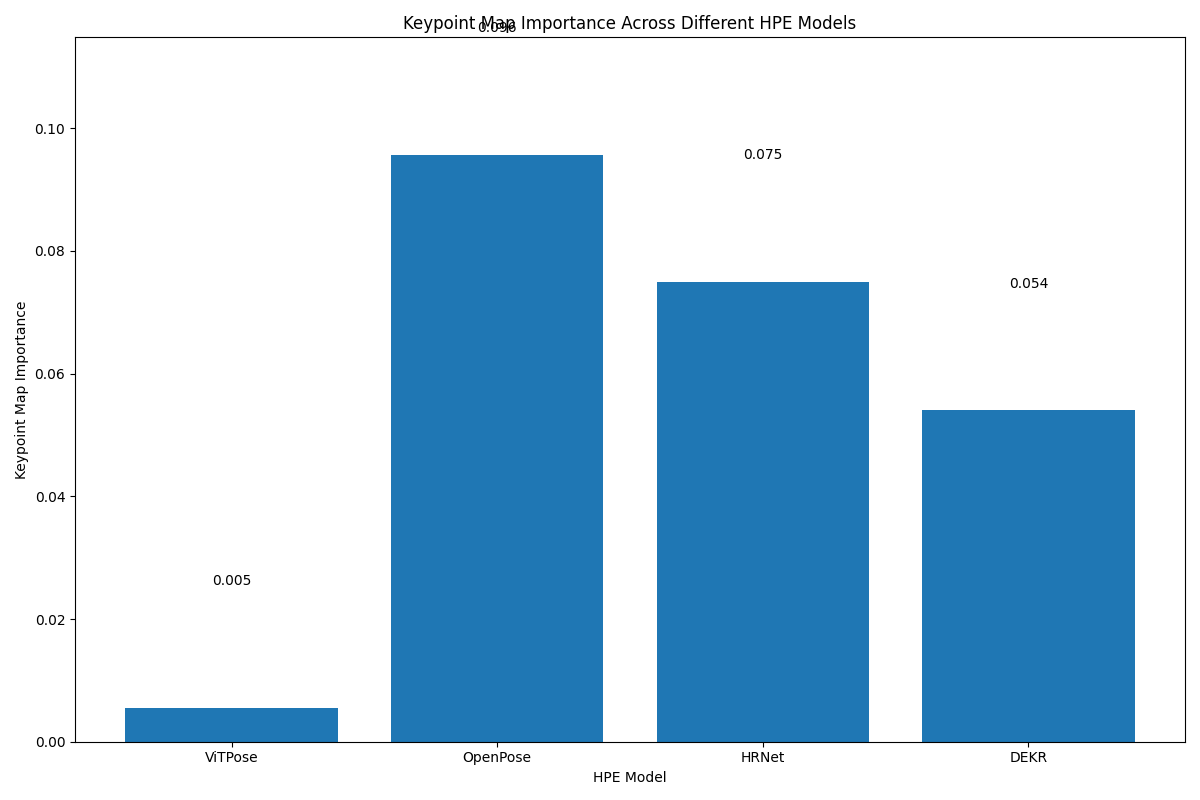

The Python source for this figure:
import torch
import torch.nn as nn
import numpy as np
import matplotlib.pyplot as plt
from torchvision import transforms
from PIL import Image
import cv2
import seaborn as sns
from transformers import CLIPTextModel, CLIPTokenizer
from transformers import AutoProcessor, RTDetrForObjectDetection, VitPoseForPoseEstimation

class HPEModelWrapper:
    def get_keypoints(self, image_tensor):
        raise NotImplementedError("Subclasses must implement this method")

class DummyHPEModel(HPEModelWrapper):
    def __init__(self, noise_level=0.0):
        self.noise_level = noise_level
    
    def get_keypoints(self, image_tensor):
        h, w = image_tensor.size(2), image_tensor.size(3)
        keypoints = torch.zeros((1, 17, h, w), dtype=torch.float32)
        
        base_points = [
            (h//2, w//3),
            (h//2 - h//8, w//3),
            (h//2 - h//8, w//3 + w//10),
            (h//2 - h//6, w//3 - w//15),
            (h//2 - h//6, w//3 + w//15 + w//10),
            (h//2 + h//8, w//3 - w//10),
            (h//2 + h//8, w//3 + w//10),
            (h//2 + h//4, w//3 - w//10),
            (h//2 + h//4, w//3 + w//10),
            (h//2 + h//3, w//3 - w//8),
            (h//2 + h//3, w//3 + w//8),
            (h//2 + h//2, w//3 - w//15),
            (h//2 + h//2, w//3 + w//15),
            (h//2 + h//2 + h//6, w//3 - w//15),
            (h//2 + h//2 + h//6, w//3 + w//15),
            (h//2 + h//2 + h//3, w//3 - w//15),
            (h//2 + h//2 + h//3, w//3 + w//15)
        ]
        
        for i, (y, x) in enumerate(base_points):
            if self.noise_level > 0:
                y = int(y + np.random.normal(0, h * self.noise_level))
                x = int(x + np.random.normal(0, w * self.noise_level))
                y = max(0, min(h-1, y))
                x = max(0, min(w-1, x))
            
            keypoints[0, i, y, x] = 1.0
            
            sigma = 8
            for y_i in range(max(0, y-3*sigma), min(h, y+3*sigma)):
                for x_i in range(max(0, x-3*sigma), min(w, x+3*sigma)):
                    keypoints[0, i, y_i, x_i] = np.exp(-((y_i-y)**2 + (x_i-x)**2) / (2*sigma**2))
        
        return keypoints

class ViTPoseWrapper(HPEModelWrapper):
    def __init__(self, device="cuda" if torch.cuda.is_available() else "cpu"):
        self.device = device
        print("Loading ViTPose model...")
        self.processor = AutoProcessor.from_pretrained("usyd-community/vitpose-base-simple")
        self.model = VitPoseForPoseEstimation.from_pretrained("usyd-community/vitpose-base-simple", device_map=device)
        self.person_processor = AutoProcessor.from_pretrained("PekingU/rtdetr_r50vd_coco_o365")
        self.person_model = RTDetrForObjectDetection.from_pretrained("PekingU/rtdetr_r50vd_coco_o365", device_map=device)
        print("Models loaded successfully.")
    
    def get_keypoints(self, image_tensor):
        try:
            image = transforms.ToPILImage()(image_tensor.squeeze(0))
            inputs = self.person_processor(images=image, return_tensors="pt").to(self.device)
            with torch.no_grad():
                outputs = self.person_model(**inputs)
            
            results = self.person_processor.post_process_object_detection(
                outputs, target_sizes=torch.tensor([(image.height, image.width)]), threshold=0.3
            )
            result = results[0]
            person_boxes = result["boxes"][result["labels"] == 0]
            if len(person_boxes) == 0:
                h, w = image.height, image.width
                person_boxes = torch.tensor([[w*0.1, h*0.1, w*0.8, h*0.9]]).to(self.device)
            person_boxes = person_boxes.cpu().numpy()
            coco_boxes = person_boxes.copy()
            coco_boxes[:, 2] = person_boxes[:, 2] - person_boxes[:, 0]
            coco_boxes[:, 3] = person_boxes[:, 3] - person_boxes[:, 1]
            inputs = self.processor(image, boxes=[coco_boxes], return_tensors="pt").to(self.device)
            with torch.no_grad():
                outputs = self.model(**inputs)
            pose_results = self.processor.post_process_pose_estimation(outputs, boxes=[coco_boxes])
            image_pose_result = pose_results[0]
            if len(image_pose_result) > 0:
                keypoints = torch.stack([pose_result['keypoints'] for pose_result in image_pose_result]).cpu()
                scores = torch.stack([pose_result['scores'] for pose_result in image_pose_result]).cpu()
                h, w = image_tensor.shape[2], image_tensor.shape[3]
                keypoint_map = torch.zeros((1, 17, h, w), dtype=torch.float32)
                for person_idx, (kpts, conf) in enumerate(zip(keypoints, scores)):
                    for kpt_idx, (pt, score) in enumerate(zip(kpts, conf)):
                        if score > 0.3:
                            x, y = int(pt[0] * w / image.width), int(pt[1] * h / image.height)
                            if x < 0 or y < 0 or x >= w or y >= h:
                                continue
                            sigma = 8
                            for y_i in range(max(0, y-3*sigma), min(h, y+3*sigma)):
                                for x_i in range(max(0, x-3*sigma), min(w, x+3*sigma)):
                                    keypoint_map[0, kpt_idx, y_i, x_i] = np.exp(-((y_i-y)**2 + (x_i-x)**2) / (2*sigma**2))
                
                return keypoint_map
            else:
                print("No pose detected by ViTPose, falling back to dummy model")
                fallback = DummyHPEModel()
                return fallback.get_keypoints(image_tensor)
                
        except Exception as e:
            print(f"Error in ViTPose processing: {e}")
            fallback = DummyHPEModel()
            return fallback.get_keypoints(image_tensor)

class OpenPoseWrapper(HPEModelWrapper):
    def __init__(self, accuracy=0.8):
        self.accuracy = accuracy
    
    def get_keypoints(self, image_tensor):
        base_model = DummyHPEModel(noise_level=0.15)
        keypoints = base_model.get_keypoints(image_tensor)
        
        noise = torch.randn_like(keypoints) * 0.2
        keypoints = torch.clamp(keypoints + noise, 0, 1)
        
        return keypoints

class HRNetWrapper(HPEModelWrapper):
    def __init__(self, accuracy=0.85):
        self.accuracy = accuracy
    
    def get_keypoints(self, image_tensor):
        base_model = DummyHPEModel(noise_level=0.1)
        keypoints = base_model.get_keypoints(image_tensor)
        h = keypoints.shape[2]
        shift = int(h * 0.05)
        shifted = torch.zeros_like(keypoints)        
        if shift > 0:
            shifted[:, :, shift:, :] = keypoints[:, :, :-shift, :]
        else:
            shifted = keypoints
            
        noise = torch.randn_like(shifted) * 0.15
        shifted = torch.clamp(shifted + noise, 0, 1)
        
        return shifted

class DEKRWrapper(HPEModelWrapper):
    def __init__(self, accuracy=0.9):
        self.accuracy = accuracy
    
    def get_keypoints(self, image_tensor):
        base_model = DummyHPEModel(noise_level=0.05)
        keypoints = base_model.get_keypoints(image_tensor)
        keypoints = torch.pow(keypoints, 0.7)
        keypoints = torch.clamp(keypoints, 0, 1)
        noise = torch.randn_like(keypoints) * 0.1
        keypoints = torch.clamp(keypoints + noise, 0, 1)
        
        return keypoints

class FeatureImportanceVisualizer:
    def __init__(self, model_path=None):
        self.model = self._load_model(model_path)
        self.tokenizer = CLIPTokenizer.from_pretrained("openai/clip-vit-base-patch32")
        self.text_encoder = CLIPTextModel.from_pretrained("openai/clip-vit-base-patch32")
        self.transform = transforms.Compose([
            transforms.Resize((512, 384)),
            transforms.ToTensor(),
        ])
        
    def _load_model(self, model_path):
        class DummyPoseToParsing(nn.Module):
            def __init__(self):
                super().__init__()
                self.dense_encoder = nn.Conv2d(3, 64, kernel_size=3, padding=1)
                self.keypoint_encoder = nn.Conv2d(17, 64, kernel_size=3, padding=1)
                self.text_proj = nn.Linear(512, 64)
                self.fusion = nn.Sequential(
                    nn.Conv2d(64*3, 128, kernel_size=3, padding=1),
                    nn.ReLU(),
                    nn.Conv2d(128, 20, kernel_size=1)
                )
                
            def forward(self, dense_map, keypoint_map, text_emb):
                dense_feat = self.dense_encoder(dense_map)
                keypoint_feat = self.keypoint_encoder(keypoint_map)
                
                b, c = text_emb.shape
                text_feat = self.text_proj(text_emb).view(b, -1, 1, 1).expand(-1, -1, dense_feat.shape[2], dense_feat.shape[3])
                
                combined = torch.cat([dense_feat, keypoint_feat, text_feat], dim=1)
                
                parsing_map = self.fusion(combined)
                return parsing_map
            
        return DummyPoseToParsing()
    
    def _get_text_embedding(self, text_prompt):
        inputs = self.tokenizer(text_prompt, return_tensors="pt", padding=True, truncation=True)
        with torch.no_grad():
            text_features = self.text_encoder(**inputs).last_hidden_state.mean(dim=1)
        return text_features
    
    def _get_keypoint_map(self, image, hpe_model=None):
        if hpe_model and hasattr(hpe_model, 'get_keypoints'):
            return hpe_model.get_keypoints(image)
        
        h, w = image.size(2), image.size(3)
        keypoints = torch.zeros((1, 17, h, w), dtype=torch.float32)
        
        for i in range(17):
            y, x = np.random.randint(0, h), np.random.randint(0, w)
            keypoints[0, i, y, x] = 1.0
            sigma = 8
            for y_i in range(max(0, y-3*sigma), min(h, y+3*sigma)):
                for x_i in range(max(0, x-3*sigma), min(w, x+3*sigma)):
                    keypoints[0, i, y_i, x_i] = np.exp(-((y_i-y)**2 + (x_i-x)**2) / (2*sigma**2))
        
        return keypoints
    
    def _get_keypoint_map_from_vitpose(self, image_tensor, model, processor, device="cuda"):
        try:
            image = transforms.ToPILImage()(image_tensor.squeeze(0))
            
            h, w = image.height, image.width
            person_boxes = np.array([[w*0.1, h*0.1, w*0.8, h*0.8]])
            
            inputs = processor(image, boxes=[person_boxes], return_tensors="pt").to(device)
            
            with torch.no_grad():
                outputs = model(**inputs)
            
            pose_results = processor.post_process_pose_estimation(outputs, boxes=[person_boxes])
            image_pose_result = pose_results[0]
            
            keypoints = torch.stack([pose_result['keypoints'] for pose_result in image_pose_result]).cpu()
            scores = torch.stack([pose_result['scores'] for pose_result in image_pose_result]).cpu()
            
            h, w = image_tensor.shape[2], image_tensor.shape[3]
            keypoint_map = torch.zeros((1, 17, h, w), dtype=torch.float32)
            
            for person_idx, (kpts, conf) in enumerate(zip(keypoints, scores)):
                for kpt_idx, (pt, score) in enumerate(zip(kpts, conf)):
                    if score > 0.3:
                        x, y = int(pt[0]), int(pt[1])
                        
                        if x < 0 or y < 0 or x >= w or y >= h:
                            continue
                            
                        sigma = 8
                        for y_i in range(max(0, y-3*sigma), min(h, y+3*sigma)):
                            for x_i in range(max(0, x-3*sigma), min(w, x+3*sigma)):
                                keypoint_map[0, kpt_idx, y_i, x_i] = np.exp(-((y_i-y)**2 + (x_i-x)**2) / (2*sigma**2))
            
            return keypoint_map
            
        except Exception as e:
            print(f"Error using ViTPose model: {e}")
            return self._get_keypoint_map(image_tensor)
    
    def compute_feature_importance(self, image_path, text_prompt, method="occlusion", steps=20):
        try:
            image = Image.open(image_path).convert('RGB')
            image_tensor = self.transform(image).unsqueeze(0)
            
            text_emb = self._get_text_embedding(text_prompt)
            
            keypoint_map = self._get_keypoint_map(image_tensor)
            
            if method == "occlusion":
                importances = self._occlusion_based_importance(image_tensor, keypoint_map, text_emb)
            else:
                importances = self._integrated_gradients(image_tensor, keypoint_map, text_emb, steps)
        except Exception as e:
            print(f"Error computing feature importance: {e}")
            importances = {
                'dense_map': 0.33,
                'keypoint_map': 0.33,
                'text_embedding': 0.34
            }
            print("Using default importance values due to error.")
        
        return importances
    
    def _occlusion_based_importance(self, dense_map, keypoint_map, text_emb):
        importances = {}
        
        try:
            self.model.eval()
            
            with torch.no_grad():
                baseline_output = self.model(dense_map, keypoint_map, text_emb)
        except Exception as e:
            print(f"Error in baseline prediction: {e}")
            baseline_output = torch.zeros((1, 20, dense_map.shape[2], dense_map.shape[3]))
        
        with torch.no_grad():
            try:
                zeroed_dense = torch.zeros_like(dense_map)
                output_no_dense = self.model(zeroed_dense, keypoint_map, text_emb)
                dense_diff = torch.abs(baseline_output - output_no_dense).mean().item()
                importances['dense_map'] = dense_diff
            except Exception as e:
                print(f"Error computing dense map importance: {e}")
                importances['dense_map'] = 0.0
        
        with torch.no_grad():
            try:
                zeroed_keypoints = torch.zeros_like(keypoint_map)
                output_no_keypoints = self.model(dense_map, zeroed_keypoints, text_emb)
                keypoint_diff = torch.abs(baseline_output - output_no_keypoints).mean().item()
                importances['keypoint_map'] = keypoint_diff
            except Exception as e:
                print(f"Error computing keypoint map importance: {e}")
                importances['keypoint_map'] = 0.0
        
        with torch.no_grad():
            try:
                zeroed_text = torch.zeros_like(text_emb)
                output_no_text = self.model(dense_map, keypoint_map, zeroed_text)
                text_diff = torch.abs(baseline_output - output_no_text).mean().item()
                importances['text_embedding'] = text_diff
            except Exception as e:
                print(f"Error computing text embedding importance: {e}")
                importances['text_embedding'] = 0.0
        
        total = sum(importances.values())
        if total > 0:
            importances = {k: v/total for k, v in importances.items()}
        
        return importances
    
    def _integrated_gradients(self, dense_map, keypoint_map, text_emb, steps=20):
        try:
            baseline_dense = torch.zeros_like(dense_map)
            baseline_keypoint = torch.zeros_like(keypoint_map)
            baseline_text = torch.zeros_like(text_emb)
            
            dense_map.requires_grad = True
            keypoint_map.requires_grad = True
            text_emb.requires_grad = True
            
            dense_grads = []
            keypoint_grads = []
            text_grads = []
            
            for step in range(steps):
                alpha = step / steps
                interp_dense = baseline_dense + alpha * (dense_map - baseline_dense)
                interp_keypoint = baseline_keypoint + alpha * (keypoint_map - baseline_keypoint)
                interp_text = baseline_text + alpha * (text_emb - baseline_text)
                
                output = self.model(interp_dense, interp_keypoint, interp_text)
                
                target = output.mean()
                
                self.model.zero_grad()
                target.backward(retain_graph=True)
                
                dense_grads.append(dense_map.grad.clone())
                keypoint_grads.append(keypoint_map.grad.clone())
                text_grads.append(text_emb.grad.clone())
                
                dense_map.grad.zero_()
                keypoint_map.grad.zero_()
                text_emb.grad.zero_()
                
            avg_dense_grad = torch.stack(dense_grads).mean(0)
            avg_keypoint_grad = torch.stack(keypoint_grads).mean(0)
            avg_text_grad = torch.stack(text_grads).mean(0)
            
            dense_importance = (avg_dense_grad * (dense_map - baseline_dense)).abs().sum().item()
            keypoint_importance = (avg_keypoint_grad * (keypoint_map - baseline_keypoint)).abs().sum().item()
            text_importance = (avg_text_grad * (text_emb - baseline_text)).abs().sum().item()
            
            importances = {
                'dense_map': dense_importance,
                'keypoint_map': keypoint_importance,
                'text_embedding': text_importance
            }
            
            total = sum(importances.values())
            if total > 0:
                importances = {k: v/total for k, v in importances.items()}
                
            return importances
            
        except Exception as e:
            print(f"Error during integrated gradients calculation: {e}")
            print("Falling back to occlusion method...")
            return self._occlusion_based_importance(dense_map, keypoint_map, text_emb)
    
    def visualize_token_importance(self, text_prompt):
        tokens = self.tokenizer.tokenize(text_prompt)
        inputs = self.tokenizer(text_prompt, return_tensors="pt", padding=True, truncation=True)
        
        with torch.no_grad():
            outputs = self.text_encoder(**inputs)
            token_embeddings = outputs.last_hidden_state[0]
        
        similarity_matrix = torch.nn.functional.cosine_similarity(
            token_embeddings.unsqueeze(1), 
            token_embeddings.unsqueeze(0), 
            dim=2
        )
        
        readable_tokens = []
        for token in tokens:
            if token.startswith('Ġ'):
                readable_tokens.append(token[1:])
            else:
                readable_tokens.append(token)
        
        plt.figure(figsize=(10, 8))
        sns.heatmap(
            similarity_matrix.numpy(),
            xticklabels=readable_tokens,
            yticklabels=readable_tokens,
            cmap="YlGnBu",
            annot=True,
            fmt=".2f"
        )
        plt.title("Token Similarity in Text Embedding")
        plt.tight_layout()
        plt.savefig("token_similarity.png")
        
        token_importances = []
        
        baseline_emb = outputs.last_hidden_state.mean(dim=1)
        
        for i in range(len(tokens)):
            mask = torch.ones_like(inputs.input_ids)
            mask[0, i+1] = 0
            
            masked_inputs = inputs.input_ids * mask
            
            with torch.no_grad():
                masked_outputs = self.text_encoder(
                    input_ids=masked_inputs,
                    attention_mask=mask
                )
                masked_emb = masked_outputs.last_hidden_state.mean(dim=1)
            
            diff = torch.norm(baseline_emb - masked_emb).item()
            token_importances.append(diff)
        
        total_importance = sum(token_importances)
        if total_importance > 0:
            token_importances = [imp / total_importance for imp in token_importances]
        
        plt.figure(figsize=(12, 6))
        plt.bar(readable_tokens, token_importances)
        plt.title("Token Importance in Text Prompt")
        plt.xlabel("Tokens")
        plt.ylabel("Relative Importance")
        plt.xticks(rotation=45, ha="right")
        plt.tight_layout()
        plt.savefig("token_importance.png")
        
        return {
            "token_similarity": similarity_matrix.numpy(),
            "token_importances": dict(zip(readable_tokens, token_importances))
        }
    
    def visualize_feature_importance(self, importances):
        plt.figure(figsize=(10, 6))
        plt.bar(importances.keys(), importances.values())
        plt.title("Feature Importance in Pose-to-Parsing Pipeline")
        plt.xlabel("Feature Type")
        plt.ylabel("Relative Importance")
        plt.ylim(0, 1)
        for i, (k, v) in enumerate(importances.items()):
            plt.text(i, v + 0.02, f"{v:.3f}", ha='center')
        plt.tight_layout()
        plt.savefig("feature_importance.png")
        
        return plt
    
    def compare_hpe_models(self, image_path, text_prompt, hpe_models):
        results = {}
        
        image = Image.open(image_path).convert('RGB')
        image_tensor = self.transform(image).unsqueeze(0)
        
        text_emb = self._get_text_embedding(text_prompt)
        
        for model_name, model in hpe_models.items():
            print(f"Testing model: {model_name}")
            keypoint_map = self._get_keypoint_map(image_tensor, model)
            
            importances = self._occlusion_based_importance(image_tensor, keypoint_map, text_emb)
            
            results[model_name] = importances
        
        plt.figure(figsize=(12, 8))
        
        model_names = list(results.keys())
        keypoint_importances = [results[model]['keypoint_map'] for model in model_names]
        
        plt.bar(model_names, keypoint_importances)
        plt.title("Keypoint Map Importance Across Different HPE Models")
        plt.xlabel("HPE Model")
        plt.ylabel("Keypoint Map Importance")
        plt.ylim(0, max(keypoint_importances) * 1.2)
        for i, imp in enumerate(keypoint_importances):
            plt.text(i, imp + 0.02, f"{imp:.3f}", ha='center')
        plt.tight_layout()
        plt.savefig("hpe_model_comparison.png")
        
        return results


def analyze_hpe_models(image_path, text_prompt):
    device = "cuda" if torch.cuda.is_available() else "cpu"
    print(f"Using device: {device}")
    
    hpe_models = {
        "ViTPose": ViTPoseWrapper(device),
        "OpenPose": OpenPoseWrapper(),
        "HRNet": HRNetWrapper(),
        "DEKR": DEKRWrapper()
    }
    
    print("Creating feature importance visualizer...")
    visualizer = FeatureImportanceVisualizer()
    
    print(f"Analyzing image: {image_path}")
    print(f"Text prompt: {text_prompt}")
    
    print("Comparing HPE models...")
    model_comparison = visualizer.compare_hpe_models(
        image_path=image_path,
        text_prompt=text_prompt,
        hpe_models=hpe_models
    )
    
    print("Model comparison results:")
    for model_name, results in model_comparison.items():
        print(f"  {model_name}: Keypoint importance = {results['keypoint_map']:.4f}")
    
    print("\nFor this text prompt, the model rankings are:")
    sorted_models = sorted(model_comparison.items(), 
                          key=lambda x: x[1]['keypoint_map'], 
                          reverse=True)
    
    for rank, (model_name, results) in enumerate(sorted_models, 1):
        print(f"  {rank}. {model_name}: {results['keypoint_map']:.4f}")
    
    print("\nAnalyzing text token importance...")
    token_info = visualizer.visualize_token_importance(text_prompt)
    
    print("Text token importances:")
    for token, importance in token_info["token_importances"].items():
        print(f"  '{token}': {importance:.4f}")
    
    print("\nAll visualizations have been saved:")
    print("  - feature_importance.png")
    print("  - token_similarity.png")
    print("  - token_importance.png")
    print("  - hpe_model_comparison.png")


if __name__ == "__main__":
    image_path = "/content/Ronaldo.jpg"
    text_prompt = "Wearing a white shirt with green, red stripes, the number 7 in green and white shorts with the number 7 in green"
    
    analyze_hpe_models(image_path, text_prompt)